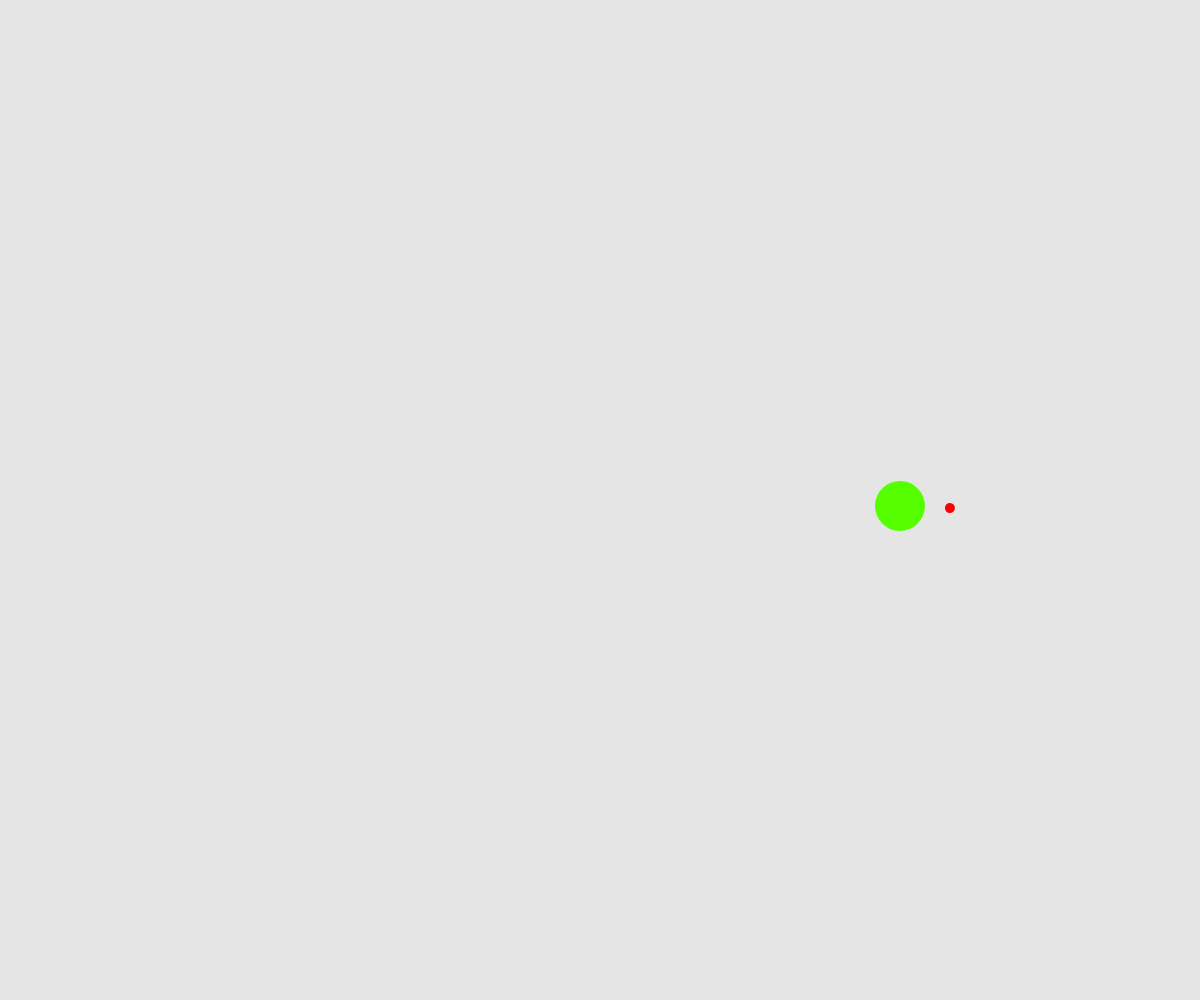
Frame 1 (no input)
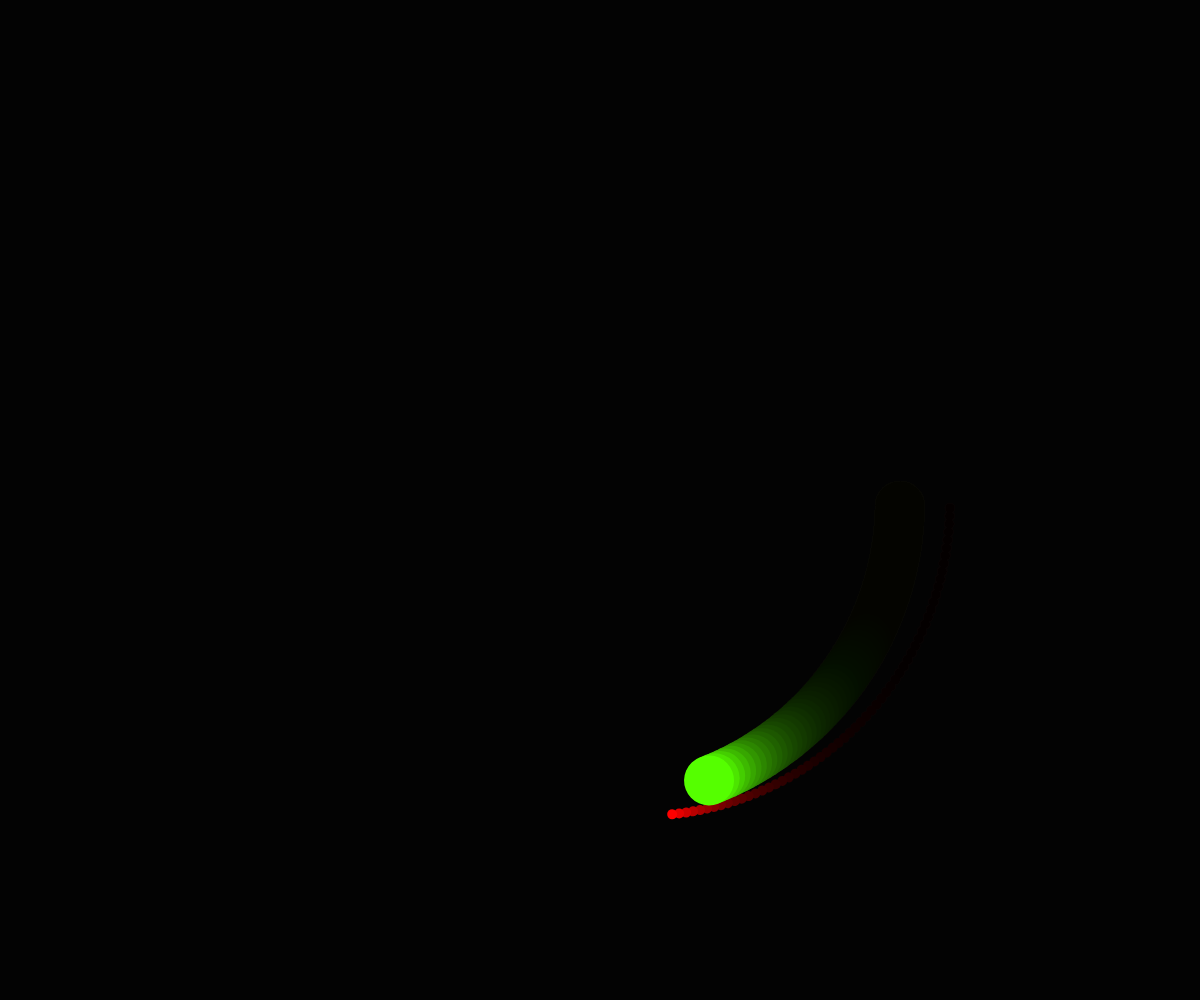
Frame 60 (no input)
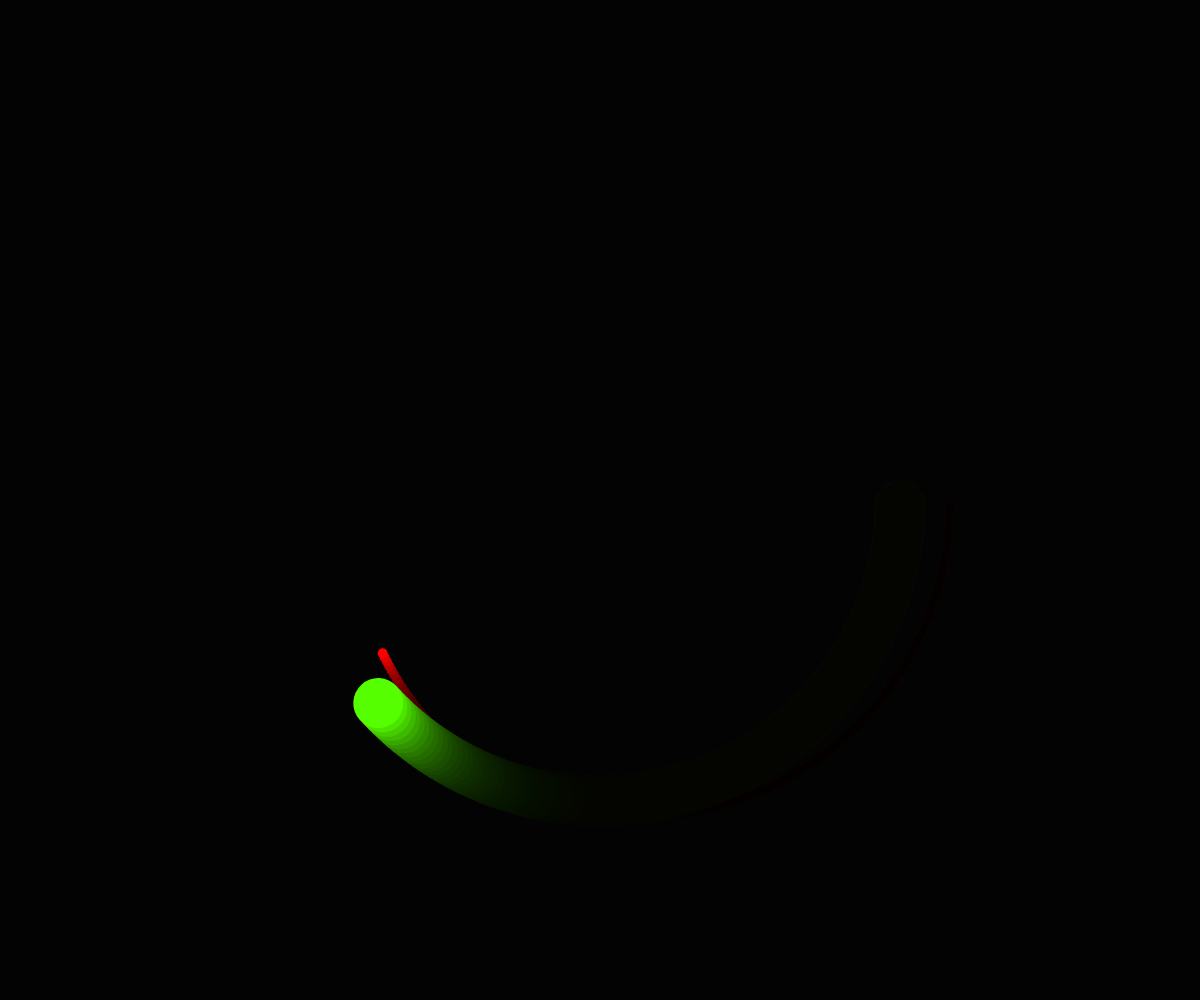
Frame 120 (the mouse pressed at the canvas centre since frame 60)

The p5.js sketch that drew these frames (run headless with seeded random() and noise() and a simulated clock; from frame 60 on, the mouse is pressed at the canvas centre):

// p5.js sketch
// ── sketch.js
var fr = 50;
function setup() {
  var cnv = createCanvas(windowWidth, windowHeight);
  cnv.id("cool_canvas");
  colorMode(HSB,360,100,100);
  frameRate(fr);
}

var sat = {
  rotate: function(t){
    return t;
  },
  radius: function(t){
    return 50;
  },
  mark: function(t){
    noStroke();
    fill(0, 100, 100, 80);
    ellipse(0,0, 10);
  },
  children: []
}
var rootobj = {
  rotate: function(t){
    return t;
  },
  radius: function(t){
    return 300 + sin(t);
  },
  mark: function(t){
    noStroke();
    fill(100, 100, 100, 80);
    ellipse(0,0, 50);
  },
  children: [sat]
};


function drawObj(t, obj){
push();
  rotate(obj.rotate(t));
  translate(obj.radius(t), 0);
  obj.mark(t);
  for(var i=0; i<obj.children.length; i++){
    drawObj(t, obj.children[i]);
  }
pop();
}

function draw(){
  // FADE
  background(0, 0, 0, 0.1);
  translate(width/2, height/2);
  
  var t = frameCount * 1.0 / fr;
  drawObj(t, rootobj);
} 
